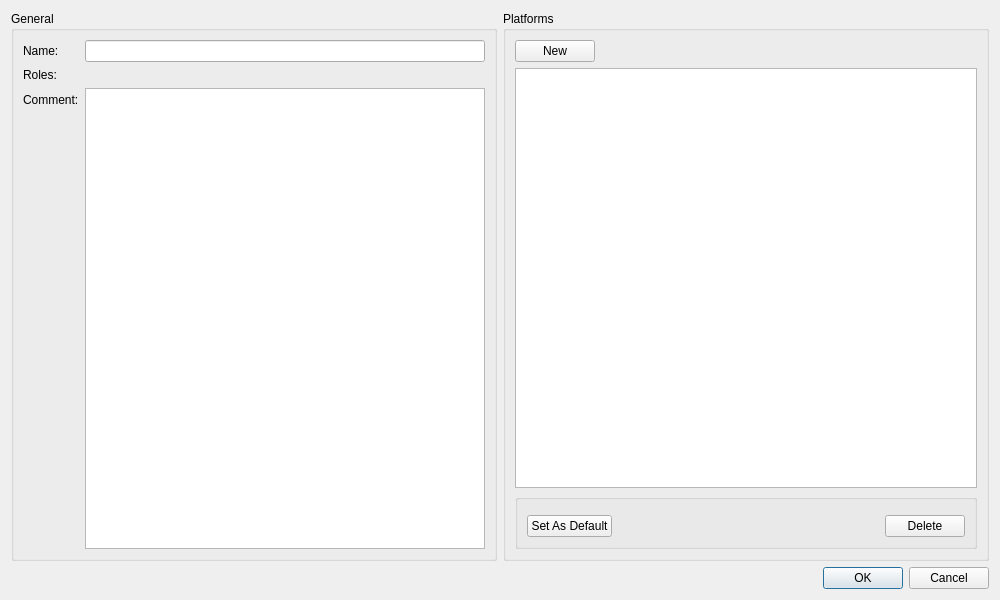
<?xml version="1.0" encoding="UTF-8"?>
<ui version="4.0">
 <class>DlgBusstopEditor</class>
 <widget class="QDialog" name="DlgBusstopEditor">
  <property name="geometry">
   <rect>
    <x>0</x>
    <y>0</y>
    <width>1000</width>
    <height>600</height>
   </rect>
  </property>
  <property name="windowTitle">
   <string notr="true"/>
  </property>
  <layout class="QVBoxLayout" name="verticalLayout_2">
   <item>
    <layout class="QHBoxLayout" name="horizontalLayout_3">
     <item>
      <widget class="QGroupBox" name="groupBox_2">
       <property name="title">
        <string>General</string>
       </property>
       <layout class="QFormLayout" name="formLayout">
        <item row="0" column="0">
         <widget class="QLabel" name="lName">
          <property name="text">
           <string>Name:</string>
          </property>
         </widget>
        </item>
        <item row="0" column="1">
         <widget class="QLineEdit" name="leName"/>
        </item>
        <item row="1" column="0">
         <widget class="QLabel" name="lFlags">
          <property name="text">
           <string>Roles:</string>
          </property>
         </widget>
        </item>
        <item row="2" column="0">
         <widget class="QLabel" name="lComment">
          <property name="text">
           <string>Comment:</string>
          </property>
         </widget>
        </item>
        <item row="2" column="1">
         <widget class="QPlainTextEdit" name="pteComment"/>
        </item>
        <item row="1" column="1">
         <widget class="WdgBusstopFlagEditor" name="wdgBusstopFlagEditor" native="true"/>
        </item>
       </layout>
      </widget>
     </item>
     <item>
      <widget class="QGroupBox" name="groupBox">
       <property name="title">
        <string>Platforms</string>
       </property>
       <layout class="QVBoxLayout" name="verticalLayout">
        <item>
         <layout class="QHBoxLayout" name="horizontalLayout">
          <item>
           <widget class="QPushButton" name="pbPlatformNew">
            <property name="text">
             <string>New</string>
            </property>
           </widget>
          </item>
          <item>
           <spacer name="horizontalSpacer">
            <property name="orientation">
             <enum>Qt::Orientation::Horizontal</enum>
            </property>
            <property name="sizeHint" stdset="0">
             <size>
              <width>40</width>
              <height>20</height>
             </size>
            </property>
           </spacer>
          </item>
         </layout>
        </item>
        <item>
         <widget class="QTreeView" name="twPlatforms">
          <property name="sortingEnabled">
           <bool>true</bool>
          </property>
          <attribute name="headerShowSortIndicator" stdset="0">
           <bool>true</bool>
          </attribute>
         </widget>
        </item>
        <item>
         <widget class="QGroupBox" name="gbPlatformEditor">
          <property name="title">
           <string/>
          </property>
          <layout class="QVBoxLayout" name="verticalLayout_3">
           <item>
            <widget class="WdgBusstopPlatformEditor" name="wdgPlatformEditor" native="true"/>
           </item>
           <item>
            <layout class="QHBoxLayout" name="horizontalLayout_2">
             <item>
              <widget class="QPushButton" name="pbPlatformSetDefault">
               <property name="text">
                <string>Set As Default</string>
               </property>
              </widget>
             </item>
             <item>
              <spacer name="horizontalSpacer_2">
               <property name="orientation">
                <enum>Qt::Orientation::Horizontal</enum>
               </property>
               <property name="sizeHint" stdset="0">
                <size>
                 <width>40</width>
                 <height>20</height>
                </size>
               </property>
              </spacer>
             </item>
             <item>
              <widget class="QPushButton" name="pbPlatformDelete">
               <property name="text">
                <string>Delete</string>
               </property>
              </widget>
             </item>
            </layout>
           </item>
          </layout>
         </widget>
        </item>
       </layout>
      </widget>
     </item>
    </layout>
   </item>
   <item>
    <widget class="QDialogButtonBox" name="buttonBox">
     <property name="orientation">
      <enum>Qt::Orientation::Horizontal</enum>
     </property>
     <property name="standardButtons">
      <set>QDialogButtonBox::StandardButton::Cancel|QDialogButtonBox::StandardButton::Ok</set>
     </property>
    </widget>
   </item>
  </layout>
 </widget>
 <customwidgets>
  <customwidget>
   <class>WdgBusstopFlagEditor</class>
   <extends>QWidget</extends>
   <header>src\ui\widgets\WdgBusstopFlagEditor.h</header>
   <container>1</container>
  </customwidget>
  <customwidget>
   <class>WdgBusstopPlatformEditor</class>
   <extends>QWidget</extends>
   <header>src\ui\widgets\WdgBusstopPlatformEditor.h</header>
   <container>1</container>
  </customwidget>
 </customwidgets>
 <resources/>
 <connections>
  <connection>
   <sender>buttonBox</sender>
   <signal>accepted()</signal>
   <receiver>DlgBusstopEditor</receiver>
   <slot>accept()</slot>
   <hints>
    <hint type="sourcelabel">
     <x>248</x>
     <y>254</y>
    </hint>
    <hint type="destinationlabel">
     <x>157</x>
     <y>274</y>
    </hint>
   </hints>
  </connection>
  <connection>
   <sender>buttonBox</sender>
   <signal>rejected()</signal>
   <receiver>DlgBusstopEditor</receiver>
   <slot>reject()</slot>
   <hints>
    <hint type="sourcelabel">
     <x>316</x>
     <y>260</y>
    </hint>
    <hint type="destinationlabel">
     <x>286</x>
     <y>274</y>
    </hint>
   </hints>
  </connection>
 </connections>
</ui>
